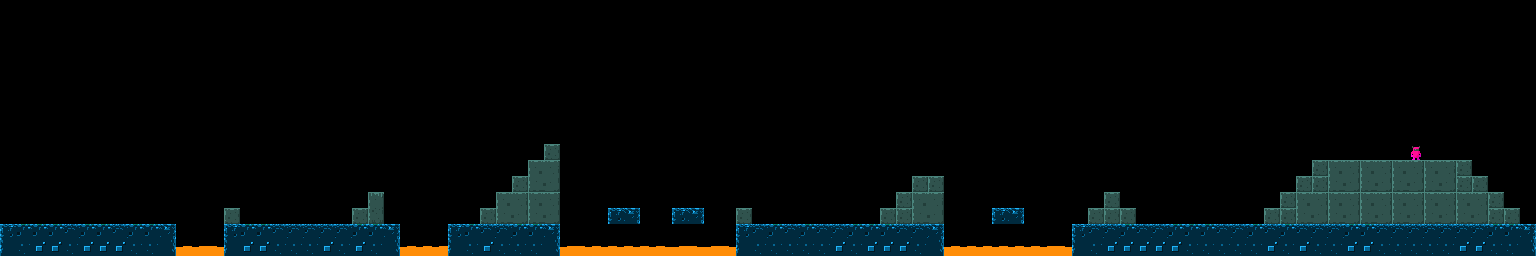

The image is a tile-based game level rendered from a .tmx file. Its description and source (layers, tilesets, objects; grid data summarised) follow:
An orthogonal 96x16 tile map with 16x16 px tiles, 2 tile layers (ground, background), 2 tilesets and 5 objects (3x slime_spawner, player, GameEnd).

<map version="1.0" tiledversion="1.0.1" orientation="orthogonal" renderorder="right-down" width="96" height="16" tilewidth="16" tileheight="16" nextobjectid="6">
 <tileset firstgid="1" source="../graphics/grotto_escape.tsx" />
 <tileset firstgid="41" source="pink.tsx" />
 <objectgroup name="objects">
  <object id="1" name="player" type="player" x="80" y="208" width="16" height="16" />
  <object id="2" name="slimer" type="slime_spawner" x="304" y="208" width="16" height="16" />
  <object id="3" name="slimer" type="slime_spawner" x="800" y="208" width="16" height="16" />
  <object id="4" name="slimer" type="slime_spawner" x="1216" y="208" width="16" height="16" />
  <object id="5" name="GameEnd" type="GameEnd" x="1348" y="144" width="16" height="16" />
 </objectgroup>
 <layer name="ground" width="96" height="16">
  <data>[1536 cells, 258 non-empty, 17 distinct tile ids]</data>
 </layer>
 <layer name="background" width="96" height="16">
  <data>[1536 cells, 1 non-empty, 1 distinct tile ids]</data>
 </layer>
</map>